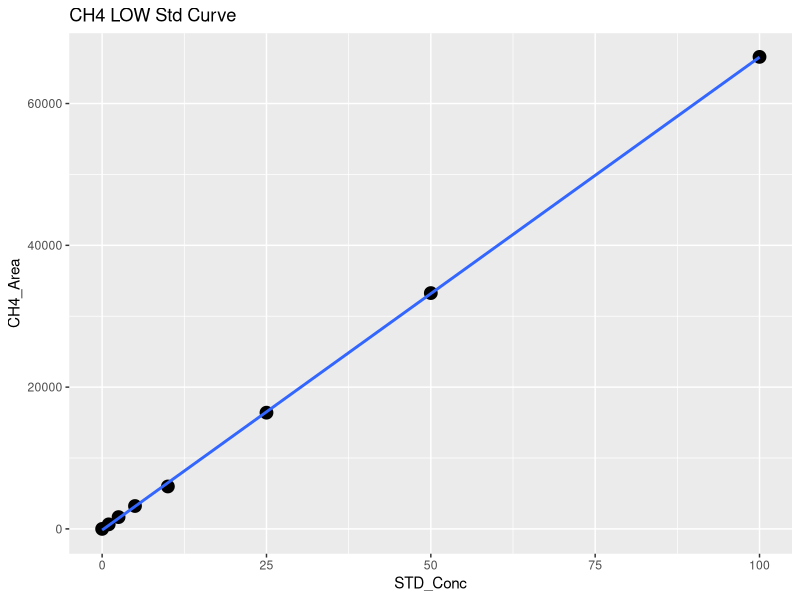
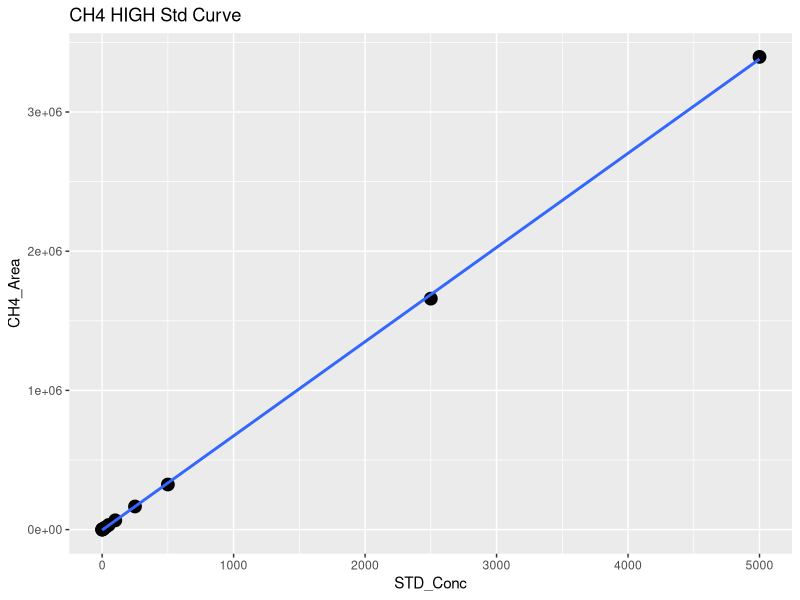
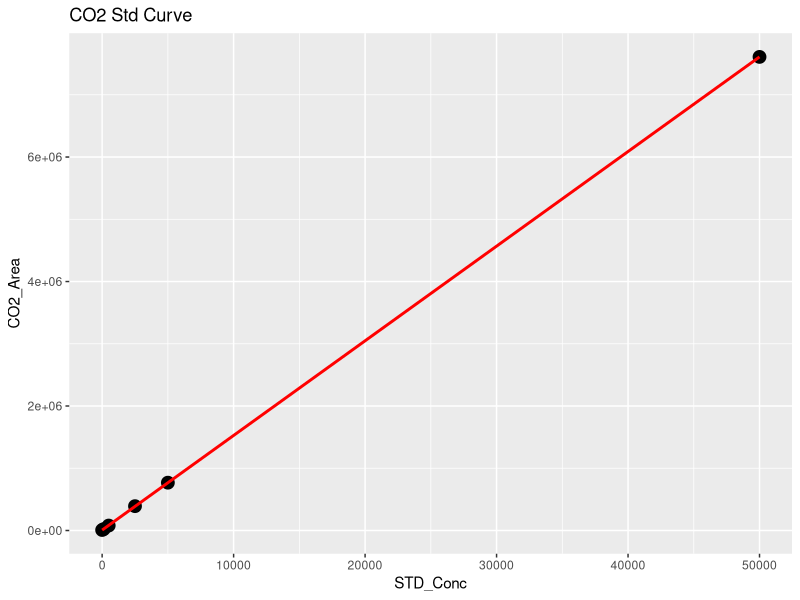
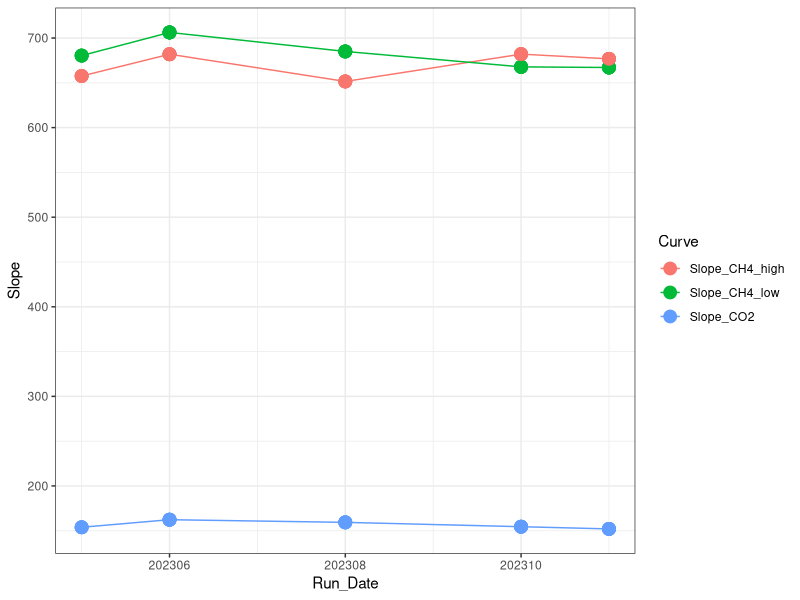

Source code (R) for these figures, in order: (Note: this script raises an error after producing the figures.)
## ---- chunk 1
library(dplyr)
library(ggplot2)
library(ggpubr)
library(stringr)
library(readxl)
library(tidyr)
library(tibble)
## ---- chunk 2

#Read in June Data 
raw <- read.csv("Raw Data/COMPASS_CBSYN_TGW_202311.csv")
head(raw)

#pull out methane standards
stds_ch4 <-  raw %>%  
  filter(str_detect(Sample_Type, "STD_CH4"))
#head(stds_ch4)

#split into high curve and low curve for CH4
stds_ch4_low <- stds_ch4  %>%  
  filter(!STD_Conc > 100)

#Low curve for CH4
CH4_Low <- ggplot(stds_ch4_low, aes(STD_Conc, CH4_Area)) + geom_point(size=4) + 
  geom_smooth(method = "lm", se = FALSE) + labs(title="CH4 LOW Std Curve")
CH4_Low

CH4_Low_lm <- lm(stds_ch4_low$CH4_Area ~ stds_ch4_low$STD_Conc)
summary(CH4_Low_lm)
cf <- coef(CH4_Low_lm)

#create data frame with 1 rows and 0 columns
Slope_CH4_low <- data.frame(matrix(ncol = 0, nrow = 1))
Slope_CH4_low$Curve <- "Slope_CH4_low"
Slope_CH4_low$R2 <- summary(CH4_Low_lm)$adj.r.squared
Slope_CH4_low$Slope <- cf[2]
Slope_CH4_low$Intercept <- cf[1]
#head(Slope_CH4_low)

#High curve for CH4
CH4_High <- ggplot(stds_ch4, aes(STD_Conc, CH4_Area)) + geom_point(size=4) + 
  geom_smooth(method = "lm", se = FALSE) + labs(title="CH4 HIGH Std Curve")
CH4_High

stds_ch4_lm <- lm(stds_ch4$CH4_Area ~ stds_ch4$STD_Conc)
summary(stds_ch4_lm)
cf <- coef(stds_ch4_lm)

#create data frame with 1 rows and 0 columns
Slope_CH4_high <- data.frame(matrix(ncol = 0, nrow = 1))
Slope_CH4_high$Curve <- "Slope_CH4_high"
Slope_CH4_high$R2 <- summary(stds_ch4_lm)$adj.r.squared
Slope_CH4_high$Slope <- cf[2]
Slope_CH4_high$Intercept <- cf[1]
#head(Slope_CH4_high)

#pull out co2 standards
stds_co2 <-  raw %>%  
  filter(str_detect(Sample_Type, "STD_CO2"))
#head(stds_co2)

#CO2 Curve
CO2_stds <- ggplot(stds_co2, aes(STD_Conc, CO2_Area)) + geom_point(size=4) + 
  geom_smooth(method = "lm", se = FALSE, color="red") + labs(title="CO2 Std Curve")
CO2_stds

stds_co2_lm <- lm(stds_co2$CO2_Area ~ stds_co2$STD_Conc)
summary(stds_co2_lm)
cf <- coef(stds_co2_lm)

#create data frame with 1 rows and 0 columns
Slope_CO2 <- data.frame(matrix(ncol = 0, nrow = 1))
Slope_CO2$Curve <- "Slope_CO2"
Slope_CO2$R2 <- summary(stds_co2_lm)$adj.r.squared
Slope_CO2$Slope <- cf[2]
Slope_CO2$Intercept <- cf[1]
#head(Slope_CO2)

#pull all the slopes together into one dataframe 
Slopes <- rbind(Slope_CH4_low, Slope_CH4_high, Slope_CO2)
#head(Slopes)

Slopes$Run_Date <- c(202311, 202311, 202311)

log <- read.csv("Raw Data/COMPASS_Synoptic_Varian_TGAS_QAQC_2023.csv")
head(log)
log <- log[ ,-c(1)]
log <- rbind(log, Slopes)

Slopes_chk <- ggplot(log, aes(Run_Date, Slope, col=Curve)) + geom_point(size=4) + geom_line() + theme_bw()
Slopes_chk

write.csv(log, "Raw Data/COMPASS_Synoptic_Varian_TGAS_QAQC_2023.csv")
## ---- chunk 3
#head(raw)

#pull out methane standards
Samples <-  raw %>%  
  filter(!str_detect(Sample_Type, "STD_CH4")) %>%  
  filter(!str_detect(Sample_Type, "STD_CO2")) %>%  
  filter(!str_detect(Sample_Type, "Blank")) %>%  
  filter(!str_detect(Sample_Type, "Chk_STD")) %>%  
   filter(!str_detect(Sample_Type, "CHKSTD")) %>%
  filter(!str_detect(Sample_Type, "CHK_STD")) %>%
    filter(!str_detect(Sample_ID, "Blank")) %>%  
  filter(!str_detect(Sample_ID, "CHKSTD")) %>% 
  filter(!str_detect(Sample_Type, "NA"))
#head(Samples)

#Now flag any areas that are above the 100ppm area for CH4
Samples$CH4_Curve <- ifelse(Samples$CH4_Area >71000, "High", "Low")
#head(Samples)

#Calculate CH4 concentrations in ppm
Samples$CH4_Conc_ppm <- ifelse(Samples$CH4_Area >71000, (Samples$CH4_Area-Slope_CH4_high$Intercept)/Slope_CH4_high$Slope,                                       (Samples$CH4_Area-Slope_CH4_low$Intercept)/Slope_CH4_low$Slope )

#Calculate CO2 concentrations in ppm 
Samples$CO2_Conc_ppm <- ((Samples$CO2_Area-Slope_CO2$Intercept)/Slope_CO2$Slope) 

#head(Samples)

##########make flags for any dilutions needed 
#highest CH4 standard = 10000
#highest CO2 standard = 50000

Samples$CH4_Flag <- ifelse(Samples$CH4_Conc_ppm >10000, "Needs Dilution", "Within Range")
Samples$CO2_Flag <- ifelse(Samples$CO2_Conc_ppm >50000, "Needs Dilution", "Within Range")
#head(Samples)

## ---- chunk 4

chks <-  raw %>%  
  filter(!str_detect(Sample_Type, "STD_CH4")) %>%  
  filter(!str_detect(Sample_Type, "STD_CO2")) %>%  
  filter(!str_detect(Sample_Type, "Blank")) %>%  
  filter(!str_detect(Sample_Type, "Unknown")) %>%  
  filter(!str_detect(Sample_Type, "NA"))
#head(chks)

#Calculate CH4 concentrations in ppm
chks$CH4_Conc_ppm <- ifelse(chks$CH4_Area >71000, 
                      (chks$CH4_Area-Slope_CH4_high$Intercept)/Slope_CH4_high$Slope,                                       (chks$CH4_Area-Slope_CH4_low$Intercept)/Slope_CH4_low$Slope )

#Calculate CO2 concentrations in ppm 
chks$CO2_Conc_ppm <- ((chks$CO2_Area-Slope_CO2$Intercept)/Slope_CO2$Slope)



#change this if check standard concentrations are different 
level_ch4 <- 5      #ppm
level_co2 <- 1000   #ppm

#calculate percent difference of check standards 
chks$Ch4_diff <- ((chks$CH4_Conc_ppm - level_ch4)/((chks$CH4_Conc_ppm + level_ch4)/2)) * 100
chks$CH4_diff_flag <-  ifelse(chks$Ch4_diff <10, 'YES', 'NO, rerun')

chks$CO2_diff <- ((chks$CO2_Conc_ppm - level_co2)/((chks$CO2_Conc_ppm + level_co2)/2)) * 100
chks$CO2_diff_flag <-  ifelse(chks$CO2_diff <10, 'YES', 'NO, rerun')

#now plot the Ch4 concentrations and the CO2 concentrations vs. the expected concentration 
#then also make the color the percent difference between the expected and observed concentration 

ch4_chk <-  ggplot(data = chks, aes(x = Sample_ID, y = CH4_Conc_ppm, fill=CH4_diff_flag)) +
       geom_bar(stat = 'identity') + 
        scale_fill_manual(values=c( "darkgreen", "darkgrey"))+
        #scale_fill_gradient2(low='red', mid='white', high='blue', space='Lab') + 
        theme_classic() + labs(x= " ", y="CH4  (ppm)", title="Check Stds: CH4") + 
        theme(legend.position="bottom") +  geom_hline(yintercept=level_ch4, linetype="dashed", 
                color = "black", size=1)


co2_chk <-  ggplot(data = chks, aes(x = Sample_ID, y = CO2_Conc_ppm, fill=CO2_diff_flag)) +
       geom_bar(stat = 'identity') + 
        scale_fill_manual(values=c("darkgreen", "darkgrey"))+
        #scale_fill_gradient2(low='red', mid='white', high='blue', space='Lab') + 
        theme_classic() + labs(x= " ", y="CO2  (ppm)", title="Check Stds: CO2") + 
        theme(legend.position="bottom") +  geom_hline(yintercept=level_co2, linetype="dashed", 
                color = "black", size=1)

ggarrange(ch4_chk, co2_chk, nrow=1, ncol=2)


## ---- chunk 5

#multiply the concentration by the dilution factor
Samples$CH4_Conc_ppm_dilcorr <- (Samples$CH4_Conc_ppm * Samples$Dilution_Factor)

Samples$CO2_Conc_ppm_dilcorr <- (Samples$CO2_Conc_ppm * Samples$Dilution_Factor)

#check results
#head(Samples)

#quick first look at the samples 
ch4_samples <-  ggplot(data = Samples, aes(x = Sample_ID, y = CH4_Conc_ppm, fill=CH4_Flag)) +
       geom_bar(stat = 'identity') + 
        scale_fill_manual(values=c( "darkgreen", "red"))+
        #scale_fill_gradient2(low='red', mid='white', high='blue', space='Lab') + 
        theme_classic() + labs(x= " ", y="CH4 (ppm)", title="CH4: Green = Within Range") + 
        theme(legend.position="none") + 
        facet_grid(~Sample_Month)


co2_samples <-  ggplot(data = Samples, aes(x = Sample_ID, y = CO2_Conc_ppm, fill=CO2_Flag)) +
       geom_bar(stat = 'identity') + 
        scale_fill_manual(values=c("darkgreen", "red"))+
        #scale_fill_gradient2(low='red', mid='white', high='blue', space='Lab') + 
        theme_classic() + labs(x= " ", y="CO2 (ppm)", title="CO2: Green = Within Range") + 
        theme(legend.position="none") + 
        facet_grid(~Sample_Month)

ggarrange(ch4_samples, co2_samples, nrow=1, ncol=2)


## ---- chunk 6

#check results
head(Samples)

#pull out what we need 
Samples1 <- Samples[ ,c(1:3,5:9,13, 18:21)]
head(Samples1)

Samples1 <- Samples1 %>%
  separate(Sample_ID, into = c("Site", "Gas_Sample", "Zone", "Replicate"), sep = "_", remove = FALSE) %>%
  mutate(Tree_Code = "SF") %>%
  mutate(Tree_Info = case_when(
    Tree_Code == "DS" ~ "Dead Standing",
    Tree_Code == "SF" ~ "Sapflow Monitoring",
    TRUE ~ "Other"  # Optional: handles any values that aren't DS or SF
  )) %>%
  mutate(Status = case_when(
    Tree_Code == "DS" ~ "Dead Standing",
    Tree_Code == "SF" ~ "Living",
    TRUE ~ "Other"  
  )) %>%
  mutate(Project = "COMPASS: Synoptic", 
         Region = "CB") %>%
  rename( Year = Sample_Year,
          Month = Sample_Month,
          CH4_ppm = CH4_Conc_ppm_dilcorr , 
          CO2_ppm = CO2_Conc_ppm_dilcorr )  %>%
  mutate(CH4_Flag = case_when(
    CH4_Flag == "Needs_Dilution" ~ "Over Std Curve Range",
    TRUE ~ "Within Std Curve Range"  
  )) %>%
  mutate(CO2_Flag = case_when(
    CO2_Flag == "Needs_Dilution" ~ "Over Std Curve Range",
    TRUE ~ "Within Std Curve Range"  
  ))

final <- Samples1 %>%
  select( "Project", "Region" , "Year","Month" ,"Site", "Zone", "Gas_Sample",
          "Sample_ID", "Tree_Code", "Replicate", "Status", "Tree_Info",
          "CH4_ppm", "CH4_Flag", "CO2_ppm", "CO2_Flag")

write.csv(final, "Processed Data/COMPASS_Synoptic_TGW_202311_Processed.csv")

